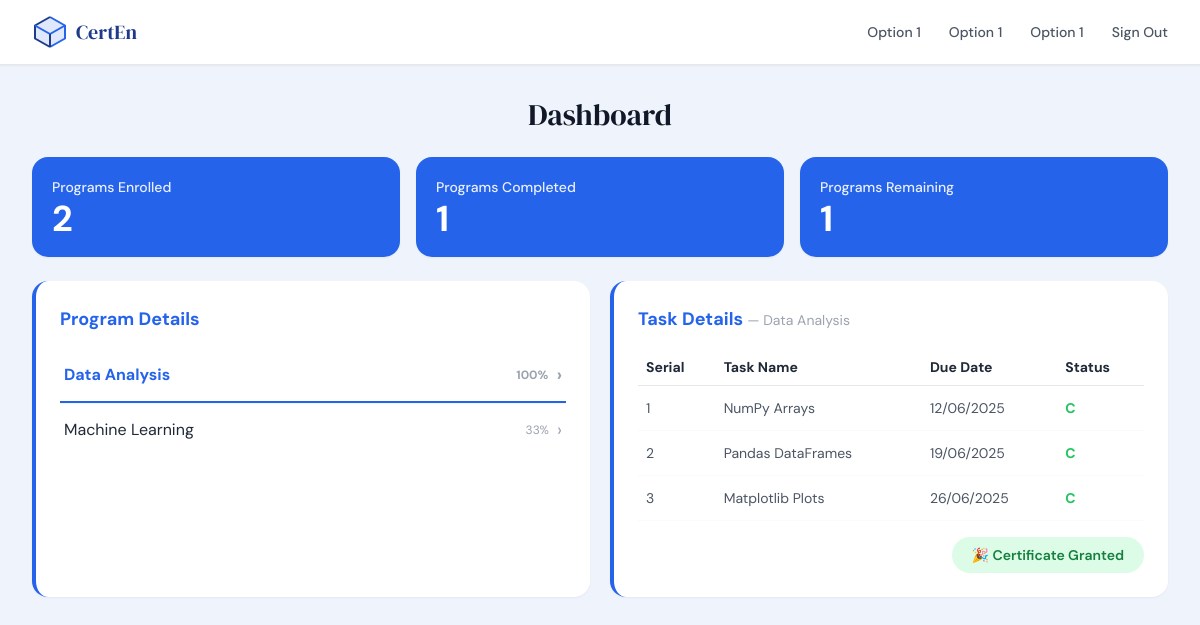
The app's page /dashboard (signed in) with its own data.
### models.py (models this page shows, shortened)
class Program(db.Model):
    __tablename__ = "programs"
    id          = db.Column(db.Integer, primary_key=True)
    name        = db.Column(db.String(120), nullable=False)
    description = db.Column(db.Text)
    mode        = db.Column(db.String(20))   # Online / Offline / Hybrid
    created_at  = db.Column(db.DateTime, default=lambda: datetime.now(timezone.utc))
    enrollments  = db.relationship("Enrollment",  back_populates="program", cascade="all, delete-orphan")
    tasks        = db.relationship("Task",         back_populates="program", cascade="all, delete-orphan",
                                   order_by="Task.serial")
    certificates = db.relationship("Certificate", back_populates="program", cascade="all, delete-orphan")

class Task(db.Model):
    __tablename__ = "tasks"
    id         = db.Column(db.Integer, primary_key=True)
    program_id = db.Column(db.Integer, db.ForeignKey("programs.id"), nullable=False)
    serial     = db.Column(db.Integer, nullable=False)
    name       = db.Column(db.String(120), nullable=False)
    due_date   = db.Column(db.String(20))   # "DD/MM/YYYY"
    program     = db.relationship("Program",        back_populates="tasks")
    completions = db.relationship("TaskCompletion", back_populates="task", cascade="all, delete-orphan")

### app.py (the view)
@app.route("/dashboard")
def user_dashboard():
    user = get_current_user()
    if not user:
        flash("Please sign in first.", "error")
        return redirect(url_for("index"))
    selected_program_id = request.args.get("program_id", type=int)
    enrollments = Enrollment.query.filter_by(user_id=user.id).all()
    enrolled_programs = [
        {"id": e.program.id, "name": e.program.name, "progress": e.progress}
        for e in enrollments
    ]
    if not selected_program_id and enrolled_programs:
        selected_program_id = enrolled_programs[0]["id"]
    selected_program = Program.query.get(selected_program_id) if selected_program_id else None
    task_rows = []
    if selected_program:
        task_rows = get_task_rows(user.id, selected_program.id)
    completed_program_ids = set()
    for e in enrollments:
        if all_tasks_complete(user.id, e.program_id):
            completed_program_ids.add(e.program_id)
    stats = {
        "programs_enrolled":  len(enrollments),
        "programs_completed": len(completed_program_ids),
        "programs_remaining": len(enrollments) - len(completed_program_ids),
    }
    cert = None
    can_apply = False
    if selected_program:
        cert = Certificate.query.filter_by(user_id=user.id,
                                           program_id=selected_program.id).first()
        tasks_done = all_tasks_complete(user.id, selected_program.id)
        already_requested = cert is not None
        can_apply = tasks_done or already_requested   # see logic below
    return render_template(
        "user_dashboard.html",
        user=user,
        stats=stats,
        enrolled_programs=enrolled_programs,
        selected_program=selected_program,
        task_rows=task_rows,
        cert=cert,
        can_apply=can_apply,
    )

### app.py (called while the page is built)
def get_current_user():
    email = session.get("email")
    if not email:
        return None
    return User.query.filter_by(email=email).first()

def all_tasks_complete(user_id: int, program_id: int) -> bool:
    tasks = Task.query.filter_by(program_id=program_id).all()
    if not tasks:
        return False
    for task in tasks:
        tc = TaskCompletion.query.filter_by(user_id=user_id, task_id=task.id).first()
        if not tc or tc.status != "C":
            return False
    return True

def get_task_rows(user_id: int, program_id: int):
    tasks = Task.query.filter_by(program_id=program_id).order_by(Task.serial).all()
    rows = []
    for task in tasks:
        tc = TaskCompletion.query.filter_by(user_id=user_id, task_id=task.id).first()
        rows.append({
            "serial":   task.serial,
            "name":     task.name,
            "due_date": task.due_date,
            "status":   tc.status if tc else "NC",
        })
    return rows

### models.py (called while the page is built)
    @property
    def progress(self):
        total = len(self.program.tasks)
        if total == 0:
            return 0
        completed = TaskCompletion.query.filter_by(
            user_id=self.user_id, status="C"
        ).join(Task).filter(Task.program_id == self.program_id).count()
        return round((completed / total) * 100)

### templates/user_dashboard.html (shortened to what this page needs)
{% extends "base.html" %}
{% block nav_links %}
  <a href="#" class="text-sm font-medium text-gray-600 hover:text-primary hover:underline hover:underline-offset-4 transition-colors">Option 1</a>
  <a href="#" class="text-sm font-medium text-gray-600 hover:text-primary hover:underline hover:underline-offset-4 transition-colors">Option 1</a>
  <a href="#" class="text-sm font-medium text-gray-600 hover:text-primary hover:underline hover:underline-offset-4 transition-colors">Option 1</a>
  <a href="{{ url_for('signout') }}" class="text-sm font-medium text-gray-600 hover:text-primary hover:underline hover:underline-offset-4 transition-colors">Sign Out</a>
{% endblock %}
{% block content %}
<div class="max-w-7xl mx-auto px-4 sm:px-6 lg:px-8 py-8 space-y-6">
  <h2 class="font-serif text-3xl text-center text-gray-900">Dashboard</h2>
  <div class="grid grid-cols-1 sm:grid-cols-3 gap-4">
    {% for label, value in [
        ('Programs Enrolled',  stats.programs_enrolled),
        ('Programs Completed', stats.programs_completed),
        ('Programs Remaining', stats.programs_remaining),
      ] %}
    <div class="bg-primary text-white rounded-2xl p-5 shadow-sm">
      <p class="text-sm font-medium opacity-90 mb-1">{{ label }}</p>
      <p class="text-4xl font-bold leading-none">{{ value }}</p>
    </div>
    {% endfor %}
  </div>
  <div class="grid grid-cols-1 md:grid-cols-2 gap-5">
    <div class="bg-white rounded-2xl shadow-sm border-l-4 border-primary p-6">
      <h3 class="text-lg font-bold text-primary mb-4">Program Details</h3>
      {% if enrolled_programs %}
        <ul class="divide-y divide-gray-100">
          {% for prog in enrolled_programs %}
          <li>
            <a href="{{ url_for('user_dashboard', program_id=prog.id) }}"
               class="flex justify-between items-center py-3 px-1 transition-colors
                 {% if selected_program and selected_program.id == prog.id %}
                   text-primary font-bold border-b-2 border-primary
                 {% else %}
                   text-gray-800 hover:text-primary
                 {% endif %}">
              <span>{{ prog.name }}</span>
              <span class="flex items-center gap-2">
                <span class="text-xs text-gray-400">{{ prog.progress }}%</span>
                <span class="text-gray-400 text-lg">›</span>
              </span>
            </a>
          </li>
          {% endfor %}
        </ul>
      {% else %}
        <p class="text-sm text-gray-400">You are not enrolled in any programs yet.
          <a href="{{ url_for('register') }}" class="text-primary underline">Enroll now</a>
        </p>
      {% endif %}
    </div>
    <div class="bg-white rounded-2xl shadow-sm border-l-4 border-primary p-6">
      <h3 class="text-lg font-bold text-primary mb-4">Task Details
        {% if selected_program %}
          <span class="text-gray-400 font-normal text-sm">— {{ selected_program.name }}</span>
        {% endif %}
      </h3>
      {% if selected_program and task_rows %}
        <div class="overflow-x-auto">
          <table class="w-full text-sm">
            <thead>
              <tr class="border-b border-gray-200">
                <th class="text-left py-2 px-2 font-bold text-gray-800">Serial</th>
                <th class="text-left py-2 px-2 font-bold text-gray-800">Task Name</th>
                <th class="text-left py-2 px-2 font-bold text-gray-800">Due Date</th>
                <th class="text-left py-2 px-2 font-bold text-gray-800">Status</th>
              </tr>
            </thead>
            <tbody>
              {% for row in task_rows %}
              <tr class="border-b border-gray-50">
                <td class="py-3 px-2 text-gray-600">{{ row.serial }}</td>
                <td class="py-3 px-2 text-gray-600">{{ row.name }}</td>
                <td class="py-3 px-2 text-gray-600">{{ row.due_date }}</td>
                <td class="py-3 px-2 status-{{ row.status | lower }}">{{ row.status }}</td>
              </tr>
              {% endfor %}
            </tbody>
          </table>
        </div>
        <div class="flex justify-end mt-4">
          {% if cert and cert.status == 'granted' %}
            <span class="inline-flex items-center gap-2 bg-green-100 text-green-700 font-semibold
                         rounded-full px-5 py-2 text-sm">
              🎉 Certificate Granted
            </span>
          {% endif %}
        </div>
      {% elif selected_program %}
        <p class="text-sm text-gray-400">No tasks found for this program.</p>
      {% else %}
        <p class="text-sm text-gray-400">Select a program on the left to view tasks.</p>
      {% endif %}
    </div>
  </div>
</div>
{% endblock %}

### templates/base.html (style rules this page uses)
body { font-family: 'DM Sans', sans-serif; }
.status-c { color: #22C55E; font-weight: 700; }

### records on screen
Program: name "Data Analysis", progress "100"
Program: name "Machine Learning", progress "33"
Task: serial "1", name "NumPy Arrays", due_date "12/06/2025", status "C"
Task: serial "2", name "Pandas DataFrames", due_date "19/06/2025", status "C"
Task: serial "3", name "Matplotlib Plots", due_date "26/06/2025", status "C"

### other values on screen
{{ label }} "Programs Enrolled" "Programs Completed" "Programs Remaining"
{{ value }} "2" "1" "1"
